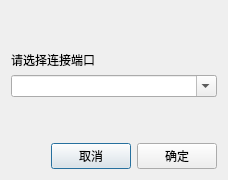
<?xml version="1.0" encoding="UTF-8"?>
<ui version="4.0">
 <class>Dialog</class>
 <widget class="QDialog" name="Dialog">
  <property name="geometry">
   <rect>
    <x>0</x>
    <y>0</y>
    <width>412</width>
    <height>240</height>
   </rect>
  </property>
  <property name="windowTitle">
   <string>自动连接</string>
  </property>
  <property name="sizeGripEnabled">
   <bool>false</bool>
  </property>
  <layout class="QVBoxLayout" name="verticalLayout" stretch="2,0,2,2,1">
   <property name="sizeConstraint">
    <enum>QLayout::SetFixedSize</enum>
   </property>
   <item>
    <spacer name="verticalSpacer">
     <property name="orientation">
      <enum>Qt::Vertical</enum>
     </property>
     <property name="sizeType">
      <enum>QSizePolicy::Preferred</enum>
     </property>
     <property name="sizeHint" stdset="0">
      <size>
       <width>20</width>
       <height>40</height>
      </size>
     </property>
    </spacer>
   </item>
   <item>
    <widget class="QLabel" name="tip">
     <property name="font">
      <font>
       <family>Arial</family>
      </font>
     </property>
     <property name="text">
      <string>请选择连接端口</string>
     </property>
    </widget>
   </item>
   <item>
    <widget class="QComboBox" name="comboBoxPort">
     <property name="font">
      <font>
       <family>Arial</family>
      </font>
     </property>
     <property name="editable">
      <bool>true</bool>
     </property>
    </widget>
   </item>
   <item>
    <spacer name="verticalSpacer_2">
     <property name="orientation">
      <enum>Qt::Vertical</enum>
     </property>
     <property name="sizeHint" stdset="0">
      <size>
       <width>20</width>
       <height>40</height>
      </size>
     </property>
    </spacer>
   </item>
   <item>
    <layout class="QHBoxLayout" name="horizontalLayout">
     <item>
      <spacer name="horizontalSpacer">
       <property name="orientation">
        <enum>Qt::Horizontal</enum>
       </property>
       <property name="sizeHint" stdset="0">
        <size>
         <width>40</width>
         <height>20</height>
        </size>
       </property>
      </spacer>
     </item>
     <item>
      <widget class="QPushButton" name="pushButtonCancel">
       <property name="font">
        <font>
         <family>Arial</family>
        </font>
       </property>
       <property name="text">
        <string>取消</string>
       </property>
      </widget>
     </item>
     <item>
      <widget class="QPushButton" name="pushButtonOk">
       <property name="font">
        <font>
         <family>Arial</family>
        </font>
       </property>
       <property name="text">
        <string>确定</string>
       </property>
      </widget>
     </item>
    </layout>
   </item>
  </layout>
 </widget>
 <resources/>
 <connections/>
</ui>
